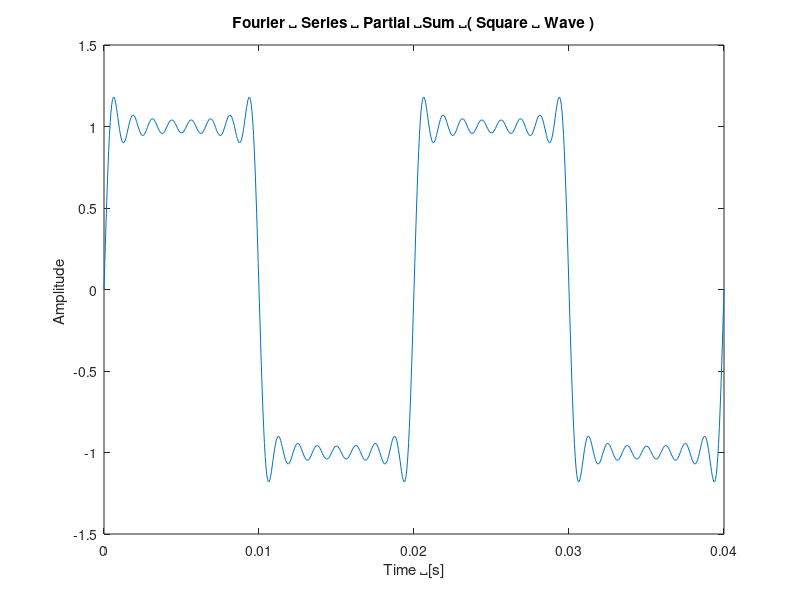

Write MATLAB code to recreate this figure.
fs = 20000; % sampling frequency
f0 = 50; % fundamental frequency
T = 1/ f0 ; % period
t = 0:1/ fs :2* T ; % two periods
N = 1:2:15; % odd harmonics
x = zeros ( size ( t ));
for n = N
x = x + sin (2* pi* n * f0 * t )/ n ;
end
x = x * 4/ pi;
plot (t , x )
title ('Fourier ␣ Series ␣ Partial ␣Sum ␣( Square ␣ Wave )')
xlabel ('Time ␣[s]')
ylabel ('Amplitude ')
